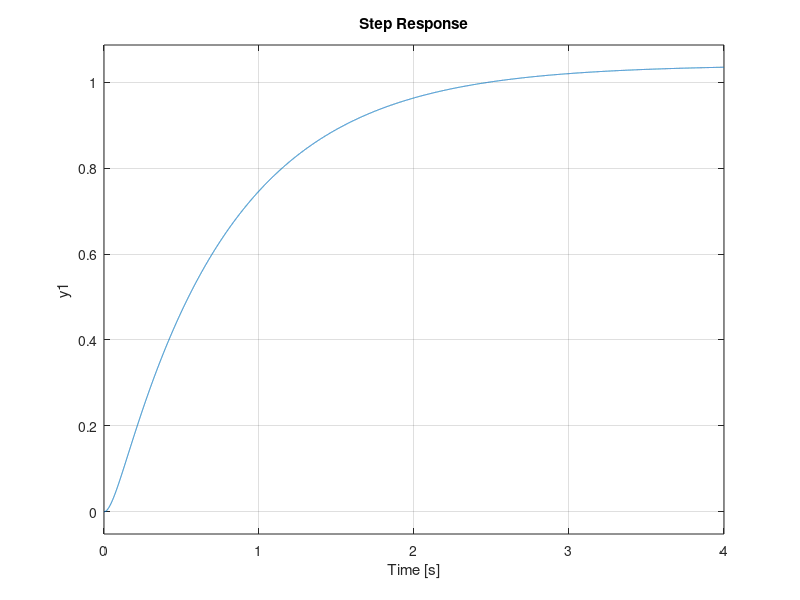

MATLAB code to generate this figure: (Note: this script raises an error after producing the figure.)
clear all
clc
%% without disturbance
for ka=50:50:300
q=ka*500;
fr=tf([q],[1 1020 20000 0]);
h=tf([1]);
a=feedback(fr,h);
%step(a),title('without disturbance');
%% with disturbance
fr1=tf([1],[1 20 0]);
h1=tf([q],[1 1000]);
b=feedback(fr1,h1);
e=q+1000;
g=tf([1 e],[1 1020 20000 q]);
figure(ka)
step(g)
l=stepinfo(g)
pause
clear all
clc 
end